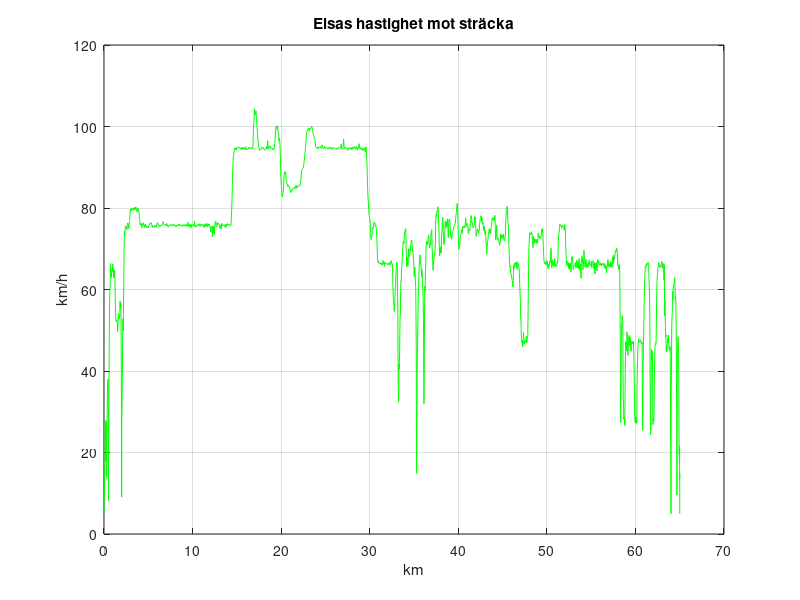

Reproduce this figure in MATLAB.
%graf elsa
load('speedelsa.mat')
plot(distance_km,speed_kmph,'g')
title('Elsas hastighet mot sträcka')
xlabel('km')
ylabel('km/h')
grid on